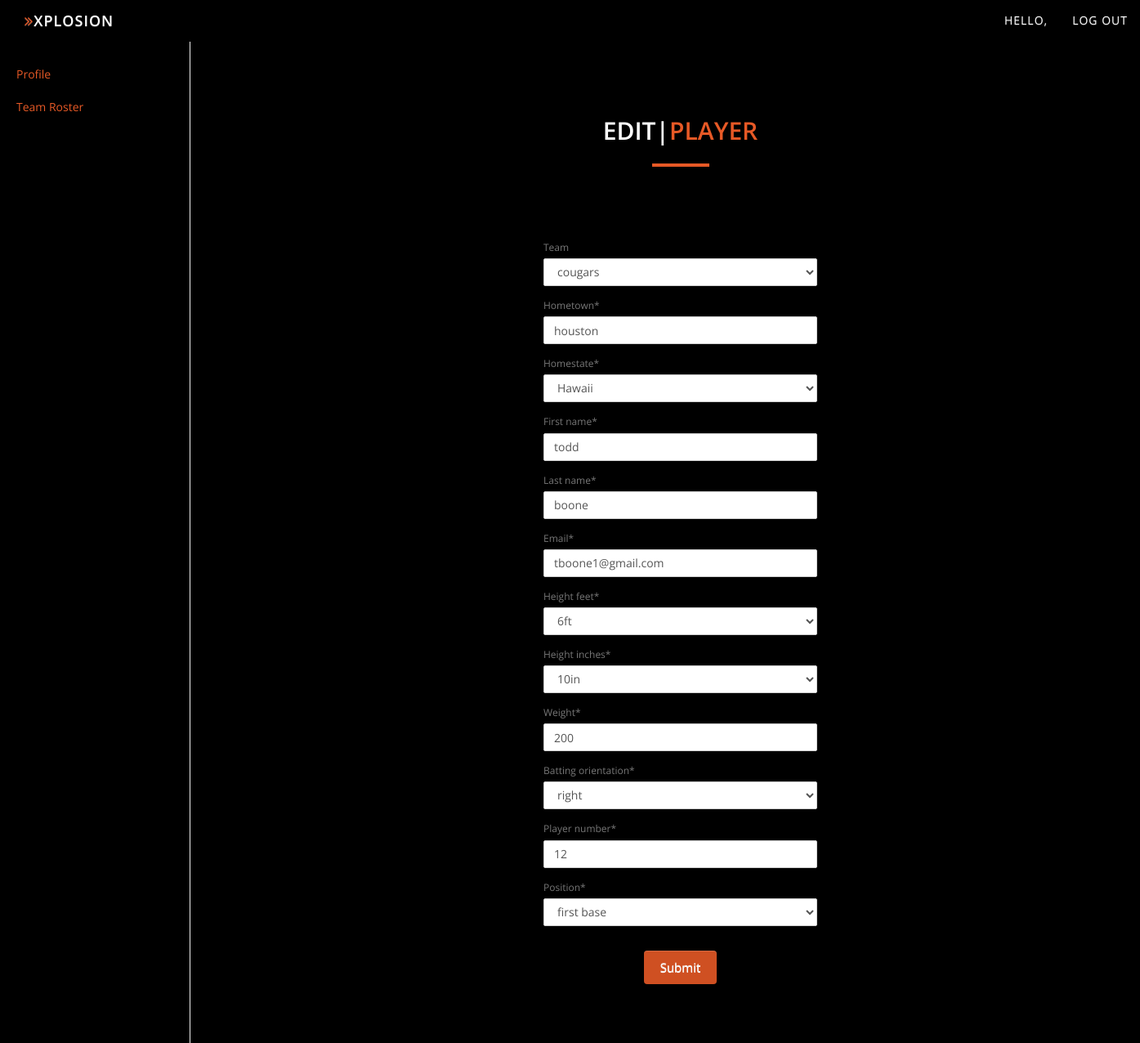
Screenshot of /Coach/Player/View/Update/2/ with the database file from the repository.
### accounts/models.py (models this page shows, shortened)
class Players(models.Model):
    predominate_hand_choices=(('left','left'),('right','right'))
    baseball_positions=(('pitcher','pitcher'),('catcher','catcher'),('first base','first base'),('second base','second base')
                        ,('third base','third base'),('shortstop','shortstop'),('right fielder','right fielder'),
                        ('left fielder','left fielder'),('center fielder','center fielder'))
    type_choices=(("independent","independent"),("Coach-Dependent","Coach-Dependent"))
    height_feet_choices=(("1ft","1ft"),("2ft","2ft"),("3ft","3ft"),("4ft","4ft"),("5ft","5ft"),("6ft","6ft"))
    height_inches_choices=(("1in","1in"),("2in","2in"),("3in","3in"),("4in","4in"),("5in","5in"),("6in","6in"),
                           ("7in", "7in"),("8in","8in"),("9in","9in"),("10in","10in"),("11in","11in"),("12in","12in"))
    email=models.CharField(max_length=200)
    username=models.CharField(max_length=30)
    password=models.CharField(max_length=8)
    type = models.CharField(max_length=50, choices=type_choices)
    team = models.ForeignKey(Teams, on_delete=models.CASCADE, blank=True, null=True)
    first_name = models.CharField(max_length=20)
    last_name = models.CharField(max_length=20)
    hometown = models.CharField(max_length=21)
    homestate = models.CharField(max_length=20,choices=state_choice)
    height_feet = models.CharField(max_length=3, choices=height_feet_choices)
    height_inches = models.CharField(max_length=4, choices=height_inches_choices)
    weight = models.CharField(max_length=3)
    batting_orientation = models.CharField(max_length=50,choices=predominate_hand_choices)
    position=models.CharField(max_length=50,choices=baseball_positions)
    player_number=models.IntegerField()

### accounts/views.py (the view, shortened to what this page needs)
# urls.py: url(r'^Coach/Player/View/Update/(?P<player_id>[0-9]+)/$', views.Coach_Profile_Player_View_Update,name='Coach_Player_View_Update'),
def Coach_Profile_Player_View_Update(request,player_id):
    try:
        player= models.Players.objects.get(id=player_id)
    except models.Teams.DoesNotExist:
        raise Http404("Team does not exist")
    form = PlayerUpdate(request.POST or None,instance=player)
    args = {'form': form}
    return render(request, 'profile/Profile_Coach_Player_Update.html', args)

### accounts/forms.py
class PlayerUpdate(forms.ModelForm):
    class Meta:
        model= models.Players
        fields =('team','hometown','homestate','first_name','last_name','email',
                 'height_feet','height_inches','weight','batting_orientation','player_number','position')

### accounts/models.py (called while the page is built)
    def __str__(self):
        return self.team_name

### accounts/templates/profile/Profile_Coach_Player_Update.html
{% extends 'profile/header.html' %}
{% block content %}
  <body style="background-color:#000">
    {% include 'profile/Navbar.html' %}
    <div class="container-fluid">
      <div class="row">
       {% include 'profile/Sidebar.html' %}
        <div class="col-sm-9 col-sm-offset-3 col-md-10 col-md-offset-2 main">
   <div id="contact" class="text-center">
  <div class="container">
    <div class="section-title center">
      <h2>Edit|<span style="color:#E75926;">Player</span></h2>
      <hr>
    </div>
    <div class="col-md-8 col-md-offset-2">
        {% include 'profile/form.html' %}
    </div>
  </div>
</div>
          </div>
        </div>
      </div>
  </body>
{% endblock %}

### accounts/templates/profile/form.html
{% extends "profile/header.html" %}
{% load crispy_forms_tags %}
{% block content %}
<div class='col-sm-6 col-sm-offset-3'>
<form method='POST' action='' enctype="multipart/form-data">{% csrf_token %}
{{ form|crispy }}
<input type='submit' class='btn btn-default' value='Submit' />
</form>
</div>
{% endblock content %}

### accounts/static/css/style.css (style rules this page uses)
body, html { font-family: 'Open Sans', sans-serif; text-rendering: optimizeLegibility !important; -webkit-font-smoothing: antialiased !important; color: #777; width: 100% !important; height: 100% !important; }
h2 { text-transform: uppercase; line-height: 20px; font-weight: 600; margin: 0; color: #000; }
hr { height: 4px; width: 70px; text-align: center; position: relative; background: #E75926; margin: 0 auto; margin-bottom: 30px; border: 0; }
.btn-default { color: #f6f6f6; background: #cf5022; border: 0; padding: 12px 24px; margin: 0 8px; font-size: 18px; transition: all 0.5s; }
.section-title.center { padding: 30px 0; }
.section-title h2, .section-title.center h2 { margin-bottom: 30px; }
#contact { padding: 120px 0 40px 0; background: #000; }
#contact h2 { color: #fff; }
#contact form { padding: 30px 0; }
label { font-size: 12px; font-weight: 400; font-family: 'Open Sans', sans-serif; float: left; }
#contact .form-control { display: block; width: 100%; padding: 6px 12px; font-size: 14px; line-height: 1.42857143; color: #555; background-color: #fff; background-image: none; border: 1px solid #ccc; border-radius: 2px; -webkit-box-shadow: none; box-shadow: none; -webkit-transition: none; -o-transition: none; transition: none; }
#contact .btn-default { background: #cf5022; border: 0; border-radius: 4px; padding: 10px 20px; color: #f6f6f6; margin-top: 15px; font-size: 15px; }

### rows the page displays
Players: team "cougars", hometown "houston", homestate "Hawaii", first_name "todd", last_name "boone", email "tboone1@gmail.com", height_feet "6ft", height_inches "10in", weight "200", batting_orientation "right", player_number "12", position "first base"
